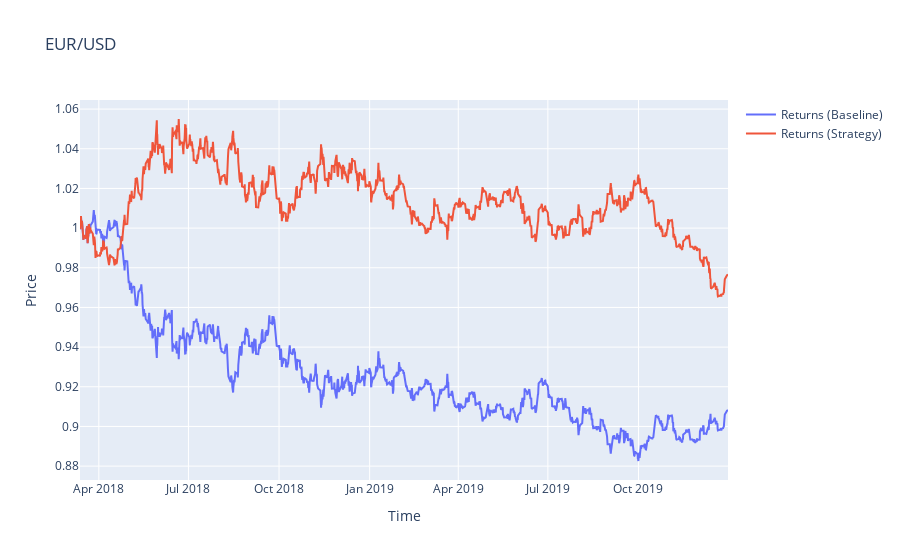

This figure's notebook cell:
### Code cell
fig=go.Figure()

fig.add_trace(go.Scatter(x=data.index, y=data.creturns, name='Returns (Baseline)'))
fig.add_trace(go.Scatter(x=data.index, y=data.cstrategy, name='Returns (Strategy)'))

fig.update_layout(title='EUR/USD', xaxis_title='Time', yaxis_title='Price')

fig.show()

### Figure 1 — Plotly figure (JSON) as saved in the notebook; plotly's stock layout.template omitted (floating-point values rounded to 4 significant figures; data arrays with more than 128 entries replaced by an {"elided": "..."} marker saying what was removed)
{"data": [{"name": "Returns (Baseline)", "type": "scatter", "x": {"elided": "1870 str values"}, "y": {"elided": "1870 float values"}}, {"name": "Returns (Strategy)", "type": "scatter", "x": {"elided": "1870 str values"}, "y": {"elided": "1870 float values"}}], "layout": {"title": {"text": "EUR/USD"}, "xaxis": {"title": {"text": "Time"}}, "yaxis": {"title": {"text": "Price"}}}}
